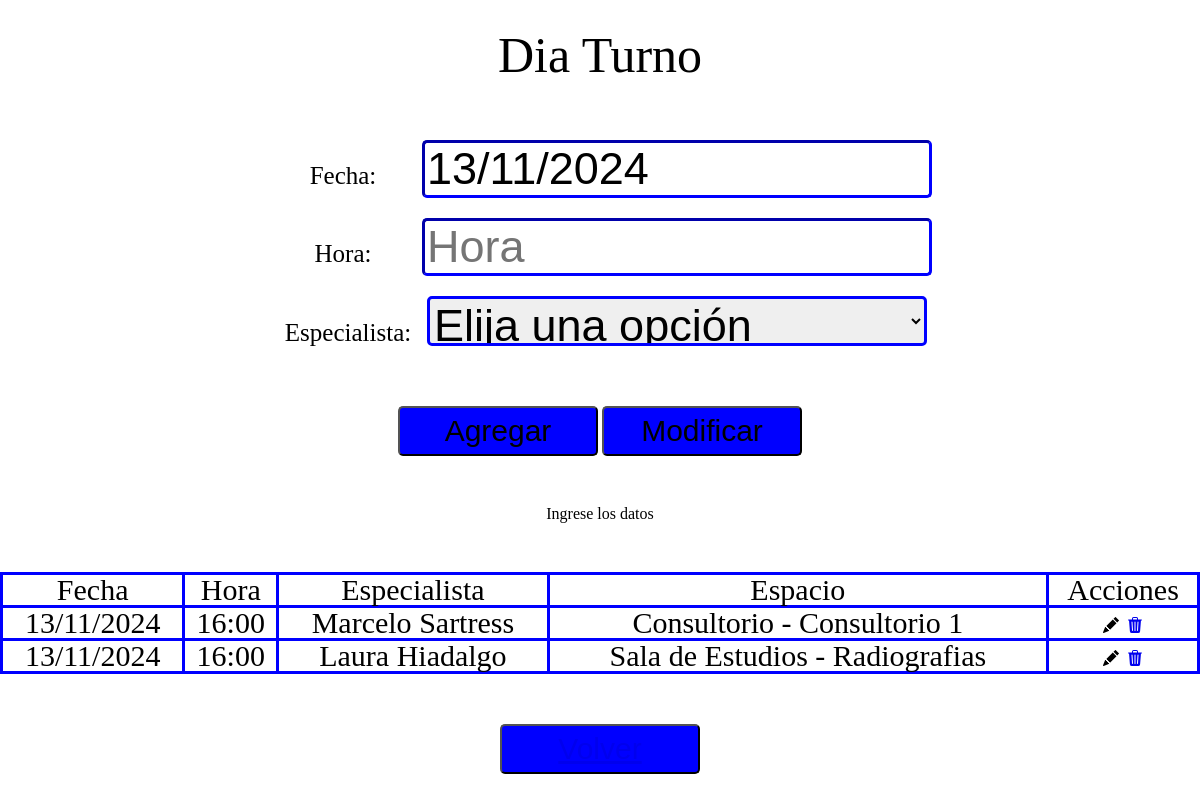
/proyectoClinicaSePrise/paciente/reservaTurno/consultorios/elegirDiaturno.php?fecha=13/11/2024, run on the app's committed database.
### tables this page shows
CREATE TABLE IF NOT EXISTS `turno` (
  `idTurno` int(4) NOT NULL AUTO_INCREMENT,
  `diaTurno` varchar(10) NOT NULL,
  `horaTurno` varchar(10) NOT NULL,
  `idEspecialista` int(4) NOT NULL,
  `costo` int(10) NOT NULL DEFAULT 0,
  `estadoTurno` int(1) NOT NULL DEFAULT 0,
  PRIMARY KEY (`idTurno`)
);

CREATE TABLE IF NOT EXISTS `especialista` (
  `idEspecialista` int(4) NOT NULL AUTO_INCREMENT,
  `nombreEspecialista` varchar(200) NOT NULL,
  `apellidoEspecialista` varchar(200) NOT NULL,
  `matriculaEspecialista` varchar(20) NOT NULL,
  `consultorioSalaEstudio` varchar(50) NOT NULL,
  `espacioEspecialista` int(4) NOT NULL,
  PRIMARY KEY (`idEspecialista`)
);

CREATE TABLE IF NOT EXISTS `consultorio` (
  `idConsultorio` int(4) NOT NULL AUTO_INCREMENT,
  `consultorioNombre` varchar(100) NOT NULL,
  `area` varchar(200) NOT NULL,
  PRIMARY KEY (`idConsultorio`)
);

CREATE TABLE IF NOT EXISTS `salaestudio` (
  `idsalaestudio` int(4) NOT NULL AUTO_INCREMENT,
  `salaEstudioNombre` varchar(100) NOT NULL,
  `area` varchar(100) NOT NULL,
  PRIMARY KEY (`idsalaestudio`)
);

### proyectoClinicaSePrise/paciente/reservaTurno/consultorios/elegirDiaturno.php (the view, shortened to what this page needs)
<!DOCTYPE html>
<html lang="en">
<head>
    <link rel="stylesheet" href="css/reset.css">
    <link rel="stylesheet" href="css/diaTurno.css">
    <?php
        require("../../../inc/conexion.php");
        $fecha = $_GET['fecha'];
        $mensaje = 'Ingrese los datos';
    ?>
</head>
<body>
    <main class="contenedor-principal">
        <h1 class="title">
            Dia Turno
        </h1>
        <form  action="alta_diaTurno_sql.php" method="post" class="formulario-turnos">
            <div class="inputs">
                <label for="dia" class="label-input">Fecha:</label>
                <input type="text" id="fecha" name="fecha" alta_diaTurno_sql.php value=<?php echo $fecha; ?> readonly>
            </div>
            <div class="inputs">
                <label for="hora" class="label-input">Hora:</label>
                <input type="text" id="hora" name="hora" placeholder="Hora">
            </div>
            <div class="inputs">
                <label for="especialista" class="label-input">Especialista:</label>
                <?php
                    echo "<select name='idEspecialista' id='idEspecialista'>";
                    echo "<option name='x' value='x'>Elija una opción</option>";
                    echo "</select>";
                ?>
            </div>
            <div class="botones">
                <button type="submit" class="btn-add">Agregar</button>
                <button type="submit" class="btn-add" class="button-modificar" id="button-modificar">Modificar</button>
            </div>
            <?php echo $mensaje; ?>
        </form>
        <table class="tables-turno">
            <thead class="table-headers">
                <tr>
                    <td style="visibility:collapse; display:none;"></td><td>Fecha</td><td>Hora</td><td>Especialista</td><td>Espacio</td><td>Acciones</td>
                </tr>
            </thead>
            <tbody class="table-success">
                <?php
                    $consultaT = "select distinct * from turno where diaTurno = '$fecha' order by horaTurno";
                    $resultadoT = mysqli_query($conexion,$consultaT);
                    while($fila=mysqli_fetch_array($resultadoT)){
                        echo "<tr>";
                            echo "<td>".$fila['diaTurno']."</td>";
                            echo "<td>".$fila['horaTurno']."</td>";
                            require("../../../inc/conexion.php");
                            $idEspecialista = $fila['idEspecialista'];
                            $consulta3 = "SELECT * FROM especialista WHERE idEspecialista = '$idEspecialista'";
                            $resultado3 = mysqli_query($conexion, $consulta3);
                            if ($resultado3 && mysqli_num_rows($resultado3) > 0) {
                                $especialistaR = mysqli_fetch_array($resultado3);
                                echo "<td>".$especialistaR['nombreEspecialista']." ".$especialistaR['apellidoEspecialista']."</td>";
                                $espacioEspecialista = $especialistaR['espacioEspecialista'];
                                if($especialistaR['consultorioSalaEstudio'] == "Consultorio"){
                                    $consulta3 = "SELECT * FROM consultorio WHERE idConsultorio = '$espacioEspecialista'";
                                    $resultado3 = mysqli_query($conexion, $consulta3);
                                    if ($resultado3 && mysqli_num_rows($resultado3) > 0) {
                                        $consultorio = mysqli_fetch_array($resultado3);
                                        echo "<td>" . $especialistaR['consultorioSalaEstudio'] . " - " . $consultorio['consultorioNombre'] . "</td>";
                                    }
                                    else {
                                        echo "<td>No se encontró el consultorio.</td>";
                                    }
                                }
                                elseif($especialistaR['consultorioSalaEstudio'] == "Sala de Estudios"){
                                    $consulta3 = "SELECT * FROM salaEstudio WHERE idSalaEstudio = '$espacioEspecialista'";
                                    $resultado3 = mysqli_query($conexion, $consulta3);
                                    if ($resultado3 && mysqli_num_rows($resultado3) > 0) {
                                        $consultorio = mysqli_fetch_array($resultado3);
                                        echo "<td>" . $especialistaR['consultorioSalaEstudio'] . " - " . $consultorio['salaEstudioNombre'] . "</td>";
                                    }
                                    else {
                                        echo "<td>No se encontró el consultorio.</td>";
                                    }
                                }
                            } else {
                                echo "<script>alert('No se encontraron resultados')</script>";
                            }
                            echo "<td>
                                    <a id='modificar'>
                                        <svg xmlns='http://www.w3.org/2000/svg' width='16' height='16' fill='currentColor' class='bi bi-pencil-fill' viewBox='0 0 16 16'>
                                            <path d='M12.854.146a.5.5 0 0 0-.707 0L10.5 1.793 14.207 5.5l1.647-1.646a.5.5 0 0 0 0-.708zm.646 6.061L9.793 2.5 3.293 9H3.5a.5.5 0 0 1 .5.5v.5h.5a.5.5 0 0 1 .5.5v.5h.5a.5.5 0 0 1 .5.5v.5h.5a.5.5 0 0 1 .5.5v.207zm-7.468 7.468A.5.5 0 0 1 6 13.5V13h-.5a.5.5 0 0 1-.5-.5V12h-.5a.5.5 0 0 1-.5-.5V11h-.5a.5.5 0 0 1-.5-.5V10h-.5a.5.5 0 0 1-.175-.032l-.179.178a.5.5 0 0 0-.11.168l-2 5a.5.5 0 0 0 .65.65l5-2a.5.5 0 0 0 .168-.11z'/>
                                        </svg>
                                    </a>
                                    <a href='baja_diaTurno_sql.php?idTurno=".$fila['idTurno']."&fecha=".$fecha."'
                                        style='text-decoration:none'>
                                            <svg xmlns='http://www.w3.org/2000/svg' width='16' height='16' fill='currentColor' class='bi bi-trash3-fill' viewBox='0 0 16 16'>
                                                <path d='M11 1.5v1h3.5a.5.5 0 0 1 0 1h-.538l-.853 10.66A2 2 0 0 1 11.115 16h-6.23a2 2 0 0 1-1.994-1.84L2.038 3.5H1.5a.5.5 0 0 1 0-1H5v-1A1.5 1.5 0 0 1 6.5 0h3A1.5 1.5 0 0 1 11 1.5m-5 0v1h4v-1a.5.5 0 0 0-.5-.5h-3a.5.5 0 0 0-.5.5M4.5 5.029l.5 8.5a.5.5 0 1 0 .998-.06l-.5-8.5a.5.5 0 1 0-.998.06m6.53-.528a.5.5 0 0 0-.528.47l-.5 8.5a.5.5 0 0 0 .998.058l.5-8.5a.5.5 0 0 0-.47-.528M8 4.5a.5.5 0 0 0-.5.5v8.5a.5.5 0 0 0 1 0V5a.5.5 0 0 0-.5-.5'/>
                                            </svg>
                                    </a>
                                </td>";
                        echo "</tr>";
                        }
                ?>
            </tbody>
        </table>
        <div class="volver">
            <button class="btn-volver"><a href="http://localhost/proyectoClinicaSePrise/paciente/reservaTurno/consultorios/elegirTurno.php">Volver</a></button> <br><br><br>
        </div>
    </main>
</body>
</html>

### proyectoClinicaSePrise/paciente/reservaTurno/consultorios/css/diaTurno.css (style rules this page uses)
.contenedor-principal { display: flex; flex-direction: column; text-align: center; }
.title { font-size: 50px; padding-top: 30px; padding-bottom: 50px; }
.label-input { display: inline-block; width: 150px; font-size: 25px; justify-items: flex-end; }
input,select { width: 500px; height: 50px; font-size: 45px; border-radius: 5px; border-width: 3px; border-color: blue; text-align: start; margin-top: 10px; margin-bottom: 10px; }
table, th, td { border: 3px solid blue; font-size: 30px; }
table { margin-top: 50px; }
button { width: 200px; height: 50px; background-color: blue; border-radius: 5px; font-size: 30px; text-decoration: none; margin-top: 50px; margin-bottom: 50px; }

### data on the page
turno: diaTurno "13/11/2024", horaTurno "16:00", idEspecialista.nombreEspecialista "Marcelo", idEspecialista.apellidoEspecialista "Sartress", idEspecialista.consultorioSalaEstudio "Consultorio", consultorio.consultorioNombre "Consultorio 1"
turno: diaTurno "13/11/2024", horaTurno "16:00", idEspecialista.nombreEspecialista "Laura", idEspecialista.apellidoEspecialista "Hiadalgo", idEspecialista.consultorioSalaEstudio "Sala de Estudios", salaestudio.salaEstudioNombre "Radiografias"

### other printed values
$mensaje "Ingrese los datos"
